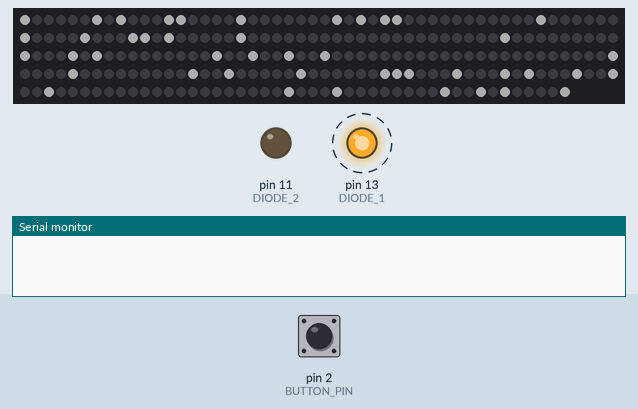
This sketch was run on a simulated Arduino Uno, built with avr-gcc and run on an emulated ATmega328P. Shown: 246 RGB LEDs in strip order, left to right, continuing on the next row, output pins drawn as LEDs (lit = HIGH), the last lines printed to the serial monitor. Dashed ring = blinking. The inputs (shaded band) are chosen by the test bench; at power-on: pin 2 (BUTTON_PIN) LOW. Dim RGB values are drawn brighter than linear; random numbers use the default seed unless the sketch sets one.

Above: at 1.2 s.
1.3 s: pin 2 (BUTTON_PIN) pulled HIGH for 0.15 s
At 1.51 s:
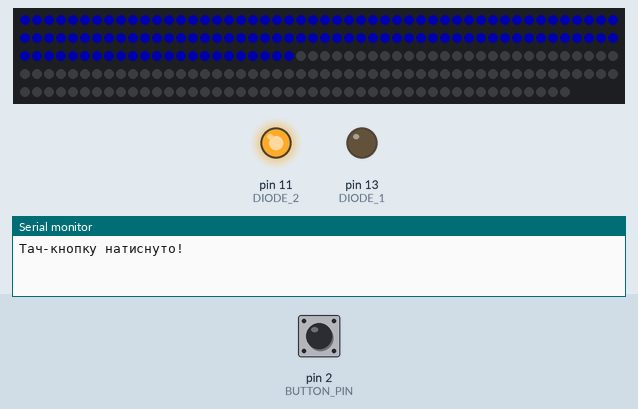
2.0 s: pin 2 (BUTTON_PIN) pulled HIGH for 0.15 s
At 3.3 s:
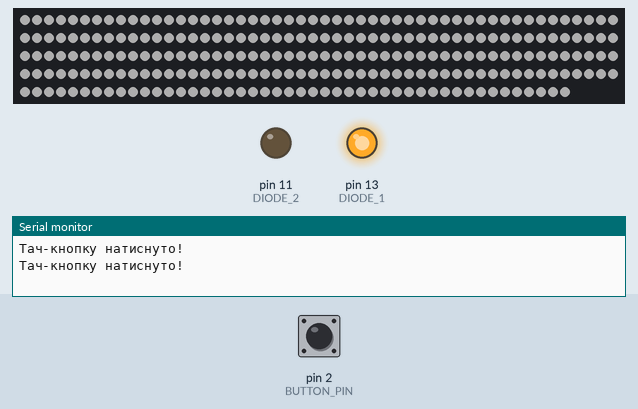
3.8 s: pin 2 (BUTTON_PIN) pulled HIGH for 1 s
At 5.7 s:
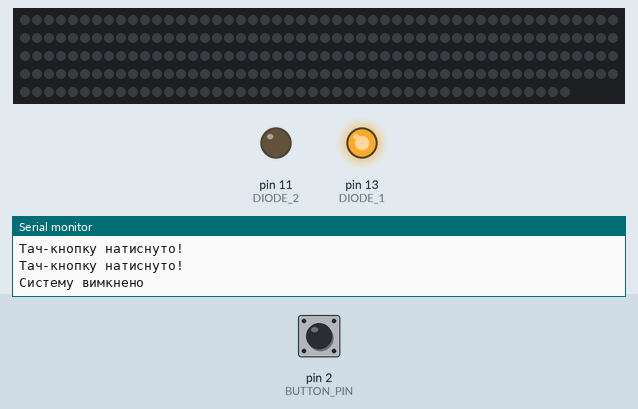
Timing chart, 0 to 7.2 s (numbered marks = the images above; inputs shaded):
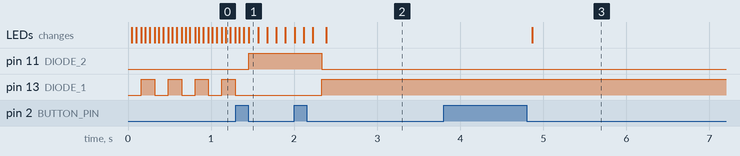

The sketch:

BMW_Light.ino
```cpp
#include <FastLED.h>

#define DIODE_1 13        // Пін для білого діода
#define DIODE_2 11        // Пін для червоного діода
#define LED_PIN 12        // Пін, на який підключена світлодіодна стрічка
#define NUM_LEDS 246      // Кількість світлодіодів у стрічці
#define BUTTON_PIN 2     // Пін, на який підключена сенсорна кнопка
#define BRIGHTNESS  50     // Яскравість: 5-255
#define CYCLE_DELAY 20   // Затримка між миганням в 1-шому режимі
#define MAX_SIMULTANEOUS_LEDS 45 // Максимальна к-сть світодіодів включкних одночасно в 1-шому режимі
#define LED_TYPE WS2812B


boolean buttonPressed = false; // Змінна для відстеження стану кнопки
boolean systemOn = true; // Стан системи при включенні
unsigned long buttonPressStartTime = 0;
int mode = 0;  // Початковий ефект
int MODE_AMOUNT = 3; // Кількість ефектів

// Індикація в салоні
const long LONG_PRESS_DURATION = 1000; // Час який потрібно тримати кнопку для виключення системи
const unsigned long interval = 150; // Інтервал між миганнями в мілісекундах
unsigned long previousMillis = 0;  // Зберігає останній час мигання світлодіоду
bool ledState = false;  // Поточний стан світлодіоду (ввімкнено/вимкнено)

CRGB leds[NUM_LEDS];


void setup() {
  Serial.begin(9600);
  pinMode(BUTTON_PIN, INPUT);
  pinMode(DIODE_1, OUTPUT);
  pinMode(DIODE_2, OUTPUT);

  FastLED.addLeds<LED_TYPE, LED_PIN, GRB>(leds, NUM_LEDS);
  FastLED.setBrightness(BRIGHTNESS);
  randomSeed(analogRead(A0)); // Seed the random number generator with an analog reading
}

void loop() {
  boolean touchState = digitalRead(BUTTON_PIN);

  if (touchState == HIGH && !buttonPressed) {
    buttonPressed = true;
    buttonPressStartTime = millis(); // Запам'ятовуємо час початку натискання кнопки
  } else if (touchState == LOW && buttonPressed) {
    buttonPressed = false;
    unsigned long buttonPressDuration = millis() - buttonPressStartTime;

    if (buttonPressDuration >= LONG_PRESS_DURATION) {
      // Довгий натиск
      systemOn = !systemOn; // Зміна стану системи (увімкнення/вимкнення)
      if (systemOn) {
        Serial.println("Систему увімкнено");
      } else {
        Serial.println("Систему вимкнено");
        FastLED.clear(); // Очистити всі світлодіоди на ленті
        FastLED.show();  // Оновити ленту
      }
    } else {
      // Короткий натиск
      Serial.println("Тач-кнопку натиснуто!");
      if (++mode >= MODE_AMOUNT){
      mode = 0;
    }
    }
  }

  if (systemOn) {
    switchEffect(mode);
  }
}

void switchEffect(int mode) {
  // Застосування обраного ефекту
  switch (mode) {
    case 0:
      digitalWrite(DIODE_2, LOW);
      diode();
      randomLEDs();
      break;
    case 1:
      digitalWrite(DIODE_1, LOW);
      digitalWrite(DIODE_2, HIGH);
      policeFlashing();
      break;
    case 2:
      digitalWrite(DIODE_2, LOW);
      digitalWrite(DIODE_1, HIGH);
      progressFill();
      break;
  }
}

void diode(){
  digitalWrite(DIODE_2, LOW);
  unsigned long currentMillis = millis(); // Поточний час

  // Перевіряємо, чи пройшов інтервал для мигання
  if (currentMillis - previousMillis >= interval) {
    previousMillis = currentMillis;  // Запам'ятовуємо час останнього мигання

    // Змінюємо стан світлодіоду
    if (ledState) {
      ledState = false;
    } else {
      ledState = true;
    }

    digitalWrite(DIODE_1, ledState); // Встановлюємо стан світлодіоду
  }
}


void randomLEDs(){
  int indices[NUM_LEDS];
  int numSimultaneous = random(1, MAX_SIMULTANEOUS_LEDS + 1);
  for (int i = 0; i < NUM_LEDS; i++) {
    indices[i] = i;
  }
  for (int i = NUM_LEDS - 1; i > 0; i--) {
    int j = random(i + 1);
    int temp = indices[i];
    indices[i] = indices[j];
    indices[j] = temp;
  }
   for (int i = 0; i < NUM_LEDS; i++) {
    if (i < numSimultaneous) {
      leds[indices[i]] = CRGB::White; // Turn on LEDs
    } else {
      leds[indices[i]] = CRGB::Black; // Turn off LEDs
    }
  }
  delay(CYCLE_DELAY);
  FastLED.show();
}


void policeFlashing() {
  for (int i = 0; i < NUM_LEDS; i++) {
    if (i < NUM_LEDS / 2) {
      leds[i] = CRGB::Blue;  // First half is blue
    } else {
      leds[i] = CRGB::Black; // Second half is dark
    }
  }
  FastLED.show();
  delay(100); // Adjust flashing speed
  for (int i = 0; i < NUM_LEDS; i++) {
    if (i < NUM_LEDS / 2) {
      leds[i] = CRGB::Black; // First half becomes dark
    } else {
      leds[i] = CRGB::Red;   // Second half becomes red
    }
  }
  FastLED.show();
  delay(100); // Adjust flashing speed

}

void meteorRain(int ledPerMillis, int meteorSize, CRGB color, int wait) {
  static byte meteorTrail[NUM_LEDS];
  static long lastTime = 0;

  if (millis() - lastTime > ledPerMillis) {
    lastTime = millis();

    // Зміщення всіх пікселів вгору
    for (int i = 0; i < NUM_LEDS - 1; i++) {
      leds[i] = leds[i + 1];
      if (meteorTrail[i] > 0) meteorTrail[i]--; // Зменшення "світлового хвоста" метеора
    }

    // Генерація нового метеора на нижньому ряді
    if (random(255) < 255 - meteorSize) {
      leds[NUM_LEDS - 1] = color;
      meteorTrail[NUM_LEDS - 1] = meteorSize;
    }

    delay(wait);
    FastLED.show();
  }
}

void progressFill() {
  for (int i = 0; i < NUM_LEDS; i++) {
    leds[i] = CRGB::White;
  }
  delay(50);
  FastLED.show();
}

void staticEffect() {
  // Налаштуйте кольори, які ви хочете використовувати.
  CRGB color = CRGB(255, 255, 255); // Наприклад, червоний колір (RGB)

  // Пройдемося по всіх світлодіодах і встановимо їх бажаним кольором.
  for (int i = 0; i < NUM_LEDS; i++) {
    leds[i] = color;
  }

  // Оновити стрічку, щоб показати встановлені кольори.
  FastLED.show();
}
```

Measured:
- after the input at 1.3 s, pin 11 (DIODE_2): LOW → HIGH after 0.15 s
- after the input at 2.0 s, pin 11 (DIODE_2): HIGH → LOW after 0.33 s; pin 13 (DIODE_1): LOW → HIGH after 0.33 s
- after the input at 3.8 s, the LEDs: change after 1.1 s (image 3)
- by itself, pin 13 (DIODE_1): alternates HIGH for 0.16 s and LOW for 0.16 s
